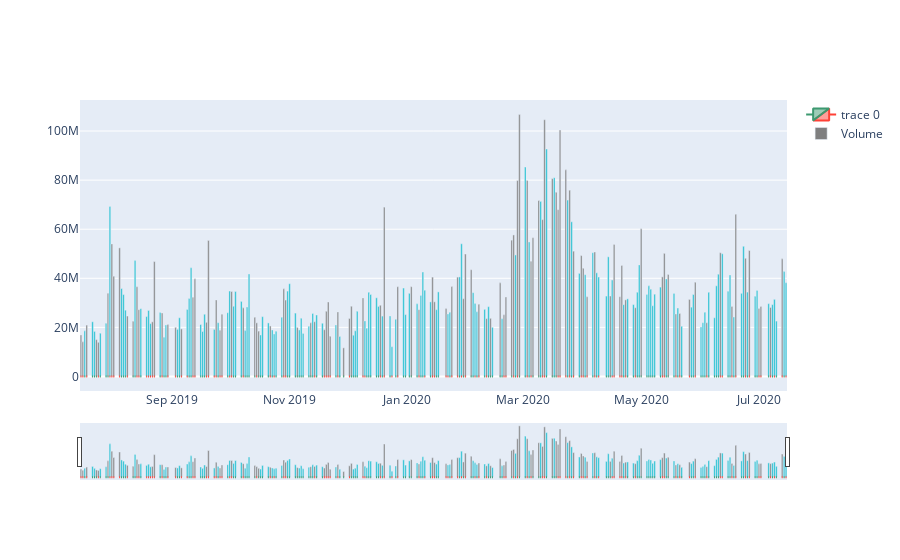

Notebook code for this chart:
### Code cell
df = stock.df


data=[dict(type='candlestick',
           x=df['Date'],
                open=df['Open'],
                high=df['High'],
                low=df['Low'],
                close=df['Close'],)]
layout = dict()
fig = dict(data = data,layout=layout)

colors = []
INCREASING_COLOR = '#17BECF'
DECREASING_COLOR = '#7F7F7F'
for i in range(len(df['Close'])):
    if i != 0:
        if df['Close'][i] > df['Close'][i-1]:
            colors.append(INCREASING_COLOR)
        else:
            colors.append(DECREASING_COLOR)
    else:
        colors.append(DECREASING_COLOR)
        
fig['data'].append( dict( x=df['Date'], y=df['Volume'],                         
                         marker=dict( color=colors ),
                         type='bar', yaxis='y', name='Volume' ) )

go.Figure(fig)

### Figure 1 — Plotly figure (JSON) as saved in the notebook; plotly's stock layout.template omitted (floating-point values rounded to 4 significant figures; data arrays with more than 128 entries replaced by an {"elided": "..."} marker saying what was removed)
{"data": [{"close": {"elided": "253 float values"}, "high": {"elided": "253 float values"}, "low": {"elided": "253 float values"}, "open": {"elided": "253 float values"}, "type": "candlestick", "x": {"elided": "253 str values"}}, {"marker": {"color": {"elided": "253 str values"}}, "name": "Volume", "type": "bar", "x": {"elided": "253 str values"}, "y": {"elided": "253 int values"}, "yaxis": "y"}], "layout": {}}
